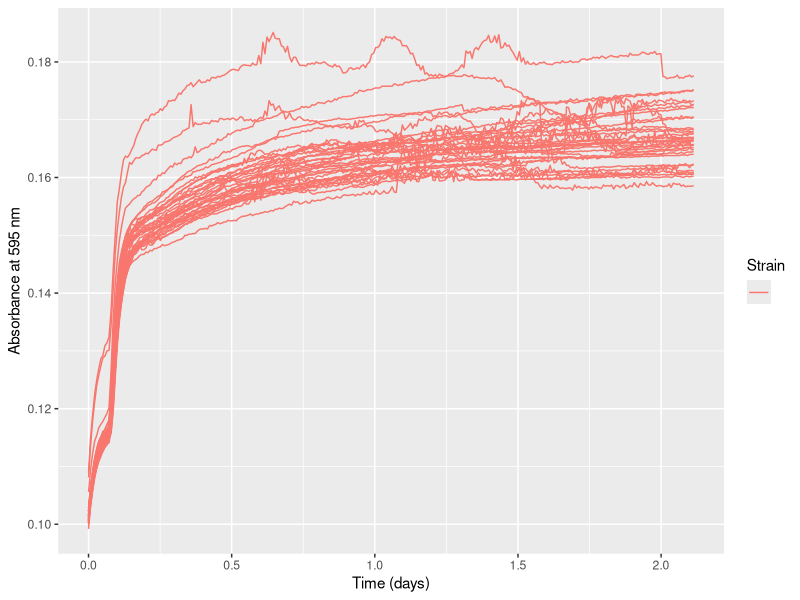
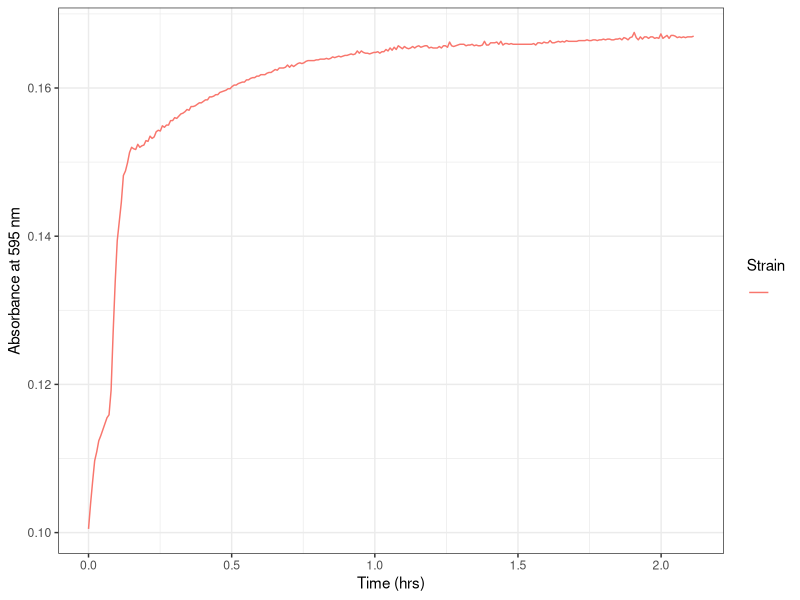
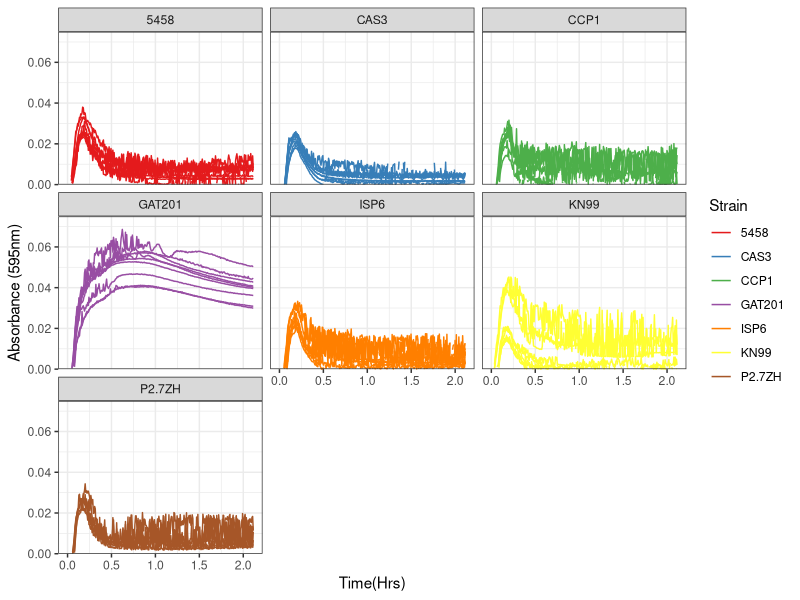

Write R code to recreate these figures, in order. (Note: this script raises an error after producing the figures.)
## ---- chunk 1
knitr::opts_chunk$set(echo = TRUE)
## ---- chunk 2

library("reshape2")
library(dplyr)
library(ggplot2)
library(tidyverse)
library(rmarkdown)
library(cowplot)
library(yaml)
library(knitr)
## ---- chunk 3

rawdata <- read.csv("../Input/20230329_RPMI_Gat201Targets_Plate5_csv.csv")

## ---- chunk 4

 rawdata_day<-mutate(rawdata, Time = Time/86400)

## ---- chunk 5

reshaped <- melt(rawdata_day, id=c("Time", "Temp"), 
                              variable.name="Well",
                              value.name="OD595")

summary(reshaped)
## ---- chunk 6

platemap <- read.csv("../Input/20230329_RPMI_Gat201Targets_Plate5_setup.csv")
head(platemap, n=50)


## ---- chunk 7

annotated <- inner_join(reshaped, platemap, by="Well")
 
## ---- chunk 8

ggplot(data=filter(annotated,Strain==""),
           aes(x=Time, y=OD595, color=Strain, group = Well)) + 
       geom_line() + 
       labs(x="Time (days)", y="Absorbance at 595 nm")
## ---- chunk 9

ggplot(data=filter(annotated,Well=="B12"), 
       aes(x=Time, y=OD595, color=Strain, group = Well)) + 
       geom_line() + 
     theme_bw()+
     labs(x="Time (hrs)", y="Absorbance at 595 nm")

## ---- chunk 10

blank_OD_summary <- annotated %>%
  filter(Strain=="") %>%
   filter(Well != "A2") %>%
  filter(Well != "A7") %>%
  filter(Well != "A12") %>%
  filter(Well != "H1") %>%
  filter(Well != "H3") %>%
  filter(Well != "H4") %>%
  filter(Well != "H5") %>%
  filter(Well != "H6") %>%
  filter(Well != "H9") %>%
  filter(Well != "H11") %>%
  filter(Well != "B1") %>%
  filter(Well != "D1") %>%
  filter(Well != "F1") %>%
  
    group_by(Media) %>%
  summarise(OD_median=median(OD595),
            OD_mean=mean(OD595),
            OD_max=max(OD595),
            OD_min=min(OD595))
print(blank_OD_summary)
## ---- chunk 11

normalisedOD <- annotated %>%
  left_join(blank_OD_summary, by="Media") %>%
  mutate(OD_corrected = OD595 - OD_median)

## ---- chunk 12

ggplot(data=normalisedOD %>%
                      filter(Strain != ""), 
                      aes(x=Time, y=OD_corrected, color=Strain, group = Well)) + 
       geom_line() + 
       scale_y_continuous(limits=c(0,0.075),expand=c(0,0))+
       facet_wrap(Strain ~ .)+
  
       labs(x = "Time(Hrs)",
            y = "Absorbance (595nm)") +
       theme(text = element_text(size = 20))+
       theme_bw()+
       scale_color_brewer(palette="Set1")
## ---- chunk 13
ggplot(data=normalisedOD %>%
                      filter(Strain == "P2.7ZH (dbl GAT201)"), 
                      aes(x=Time, y=OD_corrected, color=Strain, group = Well)) + 
       geom_line() + 
       scale_y_continuous(limits=c(0,0.15),expand=c(0,0))+
       facet_wrap(Biorep ~ .)
  
       labs(x = "Time(Hrs)",
            y = "Absorbance (595nm)") +
       theme(text = element_text(size = 20))+
       theme_bw()+
       scale_color_brewer(palette="Set1")
## ---- chunk 14

ggplot(data=normalisedOD  %>%
    dplyr::mutate(Strain = factor(Strain, levels = c("KN99 (WT)","GAT201","CAS3","CCP1","ISP6","CNAG_05458", "P2.7ZH (dbl GAT201)")))%>%
                     filter(Strain != ""), 
                      aes(x=Time, y=OD_corrected, color=Strain)) + 
       #geom_line(aes(group = Well), size = 0.2, alpha = 0.2) + 
       stat_summary(fun = "median", geom = "line", size = 1) +
       scale_y_continuous(limits=c(0,0.1),expand=c(0,0), breaks = c(0, 0.05, 0.1)) +
  
       labs(x = "Number of Days",
            y = "Absorbance (595nm)",
            title = "GAT201 Targets", subtitle = "Plate 5: RPMI at 37 degrees") +
           
       theme_bw() +
       theme(text = element_text(size = 15))+
       theme(axis.title = element_text(size = 20))+
       theme(axis.title.y=element_blank()) +
       theme(axis.ticks.length = unit(0.3, "cm"))+
       theme(title = element_text(size = 20))+
       theme(panel.grid.minor = element_blank())+
       theme(legend.title = element_text(size = 15))+
      theme(legend.background = element_rect(fill = "transparent", color=NA))+
  theme(legend.key = element_rect(fill = "transparent", color=NA))+
       theme (plot.background =  element_rect(fill = "transparent", color=NA), 
         panel.background = element_rect(fill = "transparent", color=NA),)+
      theme(panel.border = element_rect(linetype = "solid", colour = "black", size = 2))+
   theme(plot.title = element_text(hjust = 0.5), plot.subtitle = element_text(hjust = 0.5) )+
       scale_color_brewer(palette="Set1")
       
## ---- chunk 15

ggsave("../Results/AllSummaryPR5.png",width = 7,height=5)
## ---- chunk 16

ggplot(data=normalisedOD  %>%
    dplyr::mutate(Strain = factor(Strain, levels = c("KN99 (WT)","GAT201","CAS3","CCP1","ISP6", "CNAG_05458")))%>%
                     filter(Strain != ""), 
                      aes(x=Time, y=OD_corrected, color=Strain)) + 
        
       stat_summary(fun = "median", geom = "line", size = 1) +
       scale_y_continuous(limits=c(0,0.1),expand=c(0,0), breaks = c(0, 0.05, 0.1)) +
  
       labs(x = "Number of Days",
            y = "Absorbance (595nm)",
            title = "GAT201 Targets", subtitle = "Plate 5: RPMI at 37 degrees") +
           
       theme_bw() +
       theme(text = element_text(size = 15))+
       theme(axis.title = element_text(size = 20))+
       
       theme(axis.ticks.length = unit(0.3, "cm"))+
       theme(title = element_text(size = 20))+
       theme(panel.grid.minor = element_blank())+
       theme(legend.title = element_text(size = 15))+
      theme(legend.background = element_rect(fill = "transparent", color=NA))+
  theme(legend.key = element_rect(fill = "transparent", color=NA))+
       theme (plot.background =  element_rect(fill = "transparent", color=NA), 
         panel.background = element_rect(fill = "transparent", color=NA),)+
      theme(panel.border = element_rect(linetype = "solid", colour = "black", size = 2))+
   theme(plot.title = element_text(hjust = 0.5), plot.subtitle = element_text(hjust = 0.5) )+
       scale_color_brewer(palette="Set1")
       
## ---- chunk 17

ggsave("../Results/AllSummaryPR5nodblGAT201.png",width = 6.6,height=5)
## ---- chunk 18

ggplot(data=normalisedOD %>%
    dplyr::mutate(Strain = factor(Strain, levels = c("KN99 (WT)","GAT201","CAS3","CCP1","ISP6","CNAG_05458", "P2.7ZH (dbl GAT201)")))%>%
                     filter(Strain != ""), 
                      aes(x=Time, y=OD_corrected, color=Strain)) + 
       geom_line(aes(group = Well), size = 0.2, alpha = 0.2) + 
       stat_summary(fun = "median", geom = "line", size = 1) +
       scale_y_continuous(limits=c(0,0.1),expand=c(0,0), breaks = c(0, 0.05, 0.1)) +
   
       labs(x = "Number of Days",
            y = "Absorbance (595nm)",
            title = "GAT201 Targets", subtitle = "Plate 5: RPMI at 37 degrees") +
 
       theme_bw() +
       theme(text = element_text(size = 15))+
       theme(axis.title = element_text(size = 20)) +
  theme(axis.ticks.length = unit(0.3, "cm"))+
       theme(title = element_text(size = 20))+
    
       theme(legend.title = element_text(size = 15))+
  theme(panel.grid.minor = element_blank())+
   theme(plot.title = element_text(hjust = 0.5), plot.subtitle = element_text(hjust = 0.5) )+
  
       scale_color_brewer(palette="Set1")
## ---- chunk 19

ggsave("../Results/StatSummaryPlate5.png",width =7 ,height=5)
## ---- chunk 20

ggplot(data=normalisedOD  %>%
    dplyr::mutate(Strain = factor(Strain, levels = c("KN99 (WT)","GAT201","P2.7ZH (dbl GAT201)")))%>%
                     filter(Strain != ""), 
                      aes(x=Time, y=OD_corrected, color=Strain)) + 
        
       stat_summary(fun = "median", geom = "line", size = 1) +
       scale_y_continuous(limits=c(0,0.1),expand=c(0,0), breaks = c(0, 0.05, 0.1)) +
  
       labs(x = "Number of Days",
            y = "Absorbance (595nm)",
            title = "Double GAT201 Strain P2.7ZH", subtitle = "RPMI at 37 degrees") +
           
       theme_bw() +
       theme(text = element_text(size = 15))+
       theme(axis.title = element_text(size = 20))+
       
       theme(axis.ticks.length = unit(0.3, "cm"))+
       theme(title = element_text(size = 15))+
       theme(panel.grid.minor = element_blank())+
       theme(legend.title = element_text(size = 15))+
      theme(legend.background = element_rect(fill = "transparent", color=NA))+
  theme(legend.key = element_rect(fill = "transparent", color=NA))+
       theme (plot.background =  element_rect(fill = "transparent", color=NA), 
         panel.background = element_rect(fill = "transparent", color=NA),)+
      theme(panel.border = element_rect(linetype = "solid", colour = "black", size = 2))+
   theme(plot.title = element_text(hjust = 0.5), plot.subtitle = element_text(hjust = 0.5) )+
       scale_color_brewer(palette="Set1")
       
## ---- chunk 21

ggsave("../Results/StatSummaryP2_7ZH.png",width =7 ,height=5)
